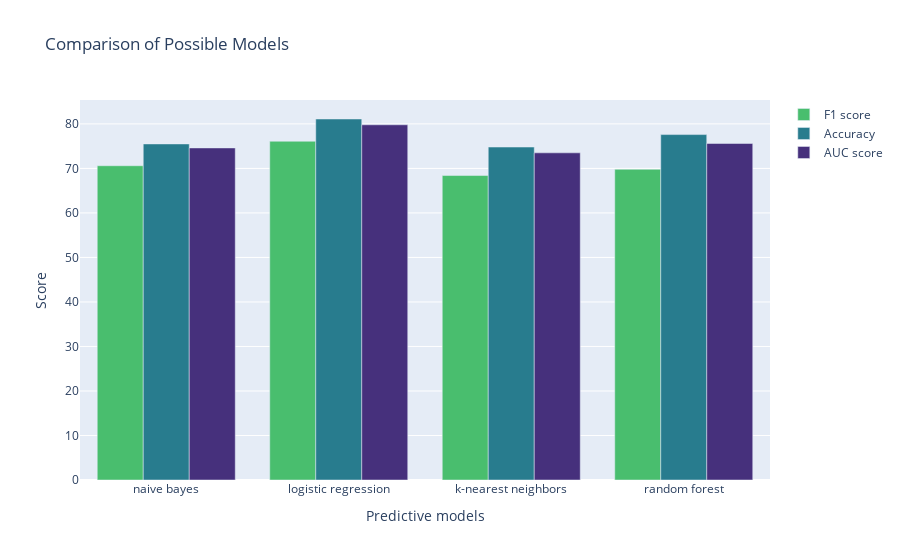

Notebook source saved alongside this figure:
### Code cell
# Let's display that with plotly.
mydata1 = go.Bar(
    x=compare_models.loc['F1 score'].index,
    y=compare_models.loc['F1 score'],
    name=compare_models.index[0],
    marker=dict(color=Viridis[50])
)
mydata2 = go.Bar(
    x=compare_models.loc['Accuracy'].index,
    y=compare_models.loc['Accuracy'],
    name=compare_models.index[1],
    marker=dict(color=Viridis[30])
)
mydata3 = go.Bar(
    x=compare_models.loc['AUC score'].index,
    y=compare_models.loc['AUC score'],
    name=compare_models.index[2],
    marker=dict(color=Viridis[10])
)
mylayout = go.Layout(
    title='Comparison of Possible Models',
    xaxis = dict(title = 'Predictive models'), # x-axis label
    yaxis = dict(title = 'Score'), # y-axis label
    
)
fig = go.Figure(data=[mydata1, mydata2, mydata3], layout=mylayout)
fig

### Figure 1 — Plotly figure (JSON) as saved in the notebook; plotly's stock layout.template omitted (floating-point values rounded to 4 significant figures)
{"data": [{"marker": {"color": "#49be6e"}, "name": "F1 score", "type": "bar", "x": ["naive bayes", "logistic regression", "k-nearest neighbors", "random forest"], "y": [70.6, 76.1, 68.4, 69.8]}, {"marker": {"color": "#287c8e"}, "name": "Accuracy", "type": "bar", "x": ["naive bayes", "logistic regression", "k-nearest neighbors", "random forest"], "y": [75.5, 81.1, 74.8, 77.6]}, {"marker": {"color": "#46307c"}, "name": "AUC score", "type": "bar", "x": ["naive bayes", "logistic regression", "k-nearest neighbors", "random forest"], "y": [74.6, 79.8, 73.5, 75.6]}], "layout": {"autosize": true, "title": {"text": "Comparison of Possible Models"}, "xaxis": {"autorange": true, "range": [-0.5, 3.5], "title": {"text": "Predictive models"}, "type": "category"}, "yaxis": {"autorange": true, "range": [0, 85.37], "title": {"text": "Score"}, "type": "linear"}}}
